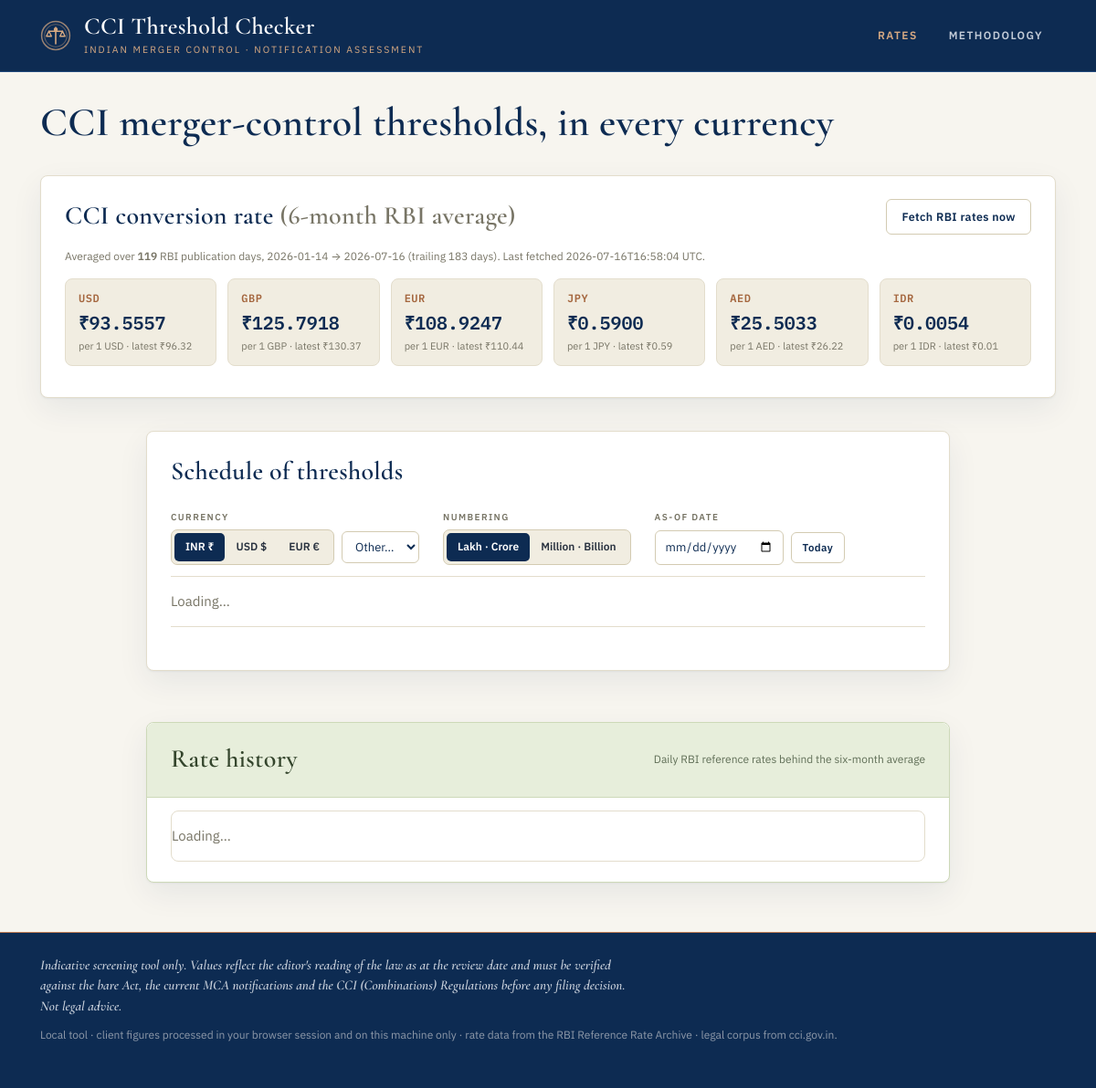
/rates, run on the app's committed database.
### tables this page shows
CREATE TABLE rates (
                date       TEXT PRIMARY KEY,   -- ISO yyyy-mm-dd
                usd REAL, gbp REAL, eur REAL, jpy REAL, aed REAL, idr REAL,
                source     TEXT,
                fetched_at TEXT
            );

CREATE TABLE meta (key TEXT PRIMARY KEY, value TEXT);

### app.py (the view)
@app.route("/rates")
def rates_page():
    avg, cfg = _avg()
    display = request.args.get("ccy", "USD")
    table = th.build_table(cfg, avg["averages"], display)
    currencies = fx.supported(avg["averages"]) if avg["has_data"] else ["INR", "USD", "EUR", "GBP", "JPY", "AED"]
    grouped = [(label, [r for r in table if r["category"] == key]) for key, label in CATEGORY_LABELS]
    return render_template("index.html", avg=avg, grouped=grouped,
                           display=display, currencies=currencies)

### app.py (called while the page is built)
def _avg(as_of=None):
    cfg = th.load_config()
    window = int(cfg["meta"].get("fx_window_days", 183))
    return rates_mod.compute_average(window, as_of=as_of), cfg

@app.context_processor
def inject_globals():
    cfg = th.load_config()
    return {
        "fmt_dual": N.format_dual,
        "fmt_indian": N.format_indian,
        "fmt_western": N.format_western,
        "meta": cfg["meta"],
        "last_scrape_at": db.get_meta("last_scrape_at"),
    }

### core/db.py (called while the page is built)
def _conn():
    os.makedirs(DATA_DIR, exist_ok=True)
    c = sqlite3.connect(DB_PATH)
    c.row_factory = sqlite3.Row
    return c

def get_rates_between(start_iso, end_iso):
    with _conn() as c:
        cur = c.execute(
            "SELECT * FROM rates WHERE date >= ? AND date <= ? ORDER BY date ASC",
            (start_iso, end_iso),
        )
        return [dict(r) for r in cur.fetchall()]

def get_meta(key, default=None):
    with _conn() as c:
        cur = c.execute("SELECT value FROM meta WHERE key=?", (key,))
        row = cur.fetchone()
        return row["value"] if row else default

### core/fx.py (called while the page is built)
def supported(rates):
    codes = ["INR"] + [c for c in rates.keys()]
    order = ["INR", "USD", "EUR", "GBP", "JPY", "AED", "IDR"]
    return [c for c in order if c in codes] + [c for c in codes if c not in order]

### core/numbers.py (called while the page is built)
def indian_group(n):
    s = str(int(round(n)))
    neg = s.startswith("-")
    if neg:
        s = s[1:]
    if len(s) <= 3:
        out = s
    else:
        last3 = s[-3:]
        rest = s[:-3]
        parts = []
        while len(rest) > 2:
            parts.insert(0, rest[-2:])
            rest = rest[:-2]
        if rest:
            parts.insert(0, rest)
        out = ",".join(parts) + "," + last3
    return ("-" + out) if neg else out

def western_group(n):
    return "{:,}".format(int(round(n)))

def _trim(x, decimals=2):
    s = "{:,.{d}f}".format(x, d=decimals)
    return s

def format_indian(value, decimals=2):
    if value is None:
        return "—"
    a = abs(value)
    sign = "-" if value < 0 else ""
    if a >= LAKH_CRORE:
        return f"{sign}{_trim(a / LAKH_CRORE, decimals)} lakh crore"
    if a >= CRORE:
        whole = a / CRORE
        return f"{sign}{indian_group(whole) if whole == int(whole) else _trim(whole, decimals)} crore"
    if a >= LAKH:
        return f"{sign}{_trim(a / LAKH, decimals)} lakh"
    return f"{sign}{indian_group(a)}"

### core/rates.py (called while the page is built, shortened)
def _as_date(v):
    if v is None:
        return None

### core/thresholds.py (called while the page is built)
def load_config():
    with open(CONFIG_PATH, encoding="utf-8") as fh:
        return json.load(fh)

### templates/index.html (shortened to what this page needs)
{% extends "base.html" %}
{% block content %}
<section class="hero">
  <div>
    <h1>CCI merger-control thresholds, in every currency</h1>
  </div>
</section>
<section class="card">
  <div class="card-head">
    <h2>CCI conversion rate <span class="muted">(6-month RBI average)</span></h2>
    <button id="refreshBtn" class="btn">Fetch RBI rates now</button>
  </div>
  <p class="muted small">
    <span id="rateSummary">
    {% if avg.has_data %}
      Averaged over <strong>{{ avg.n_days }}</strong> RBI publication days,
      {{ avg["from"] }} → {{ avg["to"] }}
      (trailing {{ avg.window_days }} days).
    {% endif %}
    </span>
    {% if last_scrape_at %}<span id="lastFetched">Last fetched {{ last_scrape_at }} UTC.</span>{% endif %}
  </p>
  <div class="rate-grid" id="rateGrid">
    {% for ccy, val in avg.averages.items() %}
      <div class="rate-chip">
        <div class="rate-ccy">{{ ccy }}</div>
        <div class="rate-val">₹{{ '%.4f'|format(val) }}</div>
        <div class="rate-sub muted">per 1 {{ ccy }}
          {% if avg.latest.get(ccy) %}· latest ₹{{ '%.2f'|format(avg.latest[ccy]) }}{% endif %}
        </div>
      </div>
    {% endfor %}
  </div>
</section>
<div class="home-grid">
  <section class="card table-card">
    <div class="card-head">
      <h2>Schedule of thresholds</h2>
    </div>
    <div class="toolbar">
      <div class="toggle-group" id="ccyToggle">
        <span class="toggle-label">Currency</span>
        <div class="tg-controls">
          <div class="seg">
            <button data-ccy="INR" class="active">INR ₹</button>
            <button data-ccy="USD">USD $</button>
            <button data-ccy="EUR">EUR €</button>
          </div>
          <select id="otherCcy" class="other-ccy" aria-label="Other currencies"><option value="">Other…</option></select>
        </div>
      </div>
      <div class="toggle-group" id="numToggle">
        <span class="toggle-label">Numbering</span>
        <div class="seg">
          <button data-sys="inr" class="active">Lakh · Crore</button>
          <button data-sys="intl">Million · Billion</button>
        </div>
      </div>
      <div class="toggle-group" id="dateToggle">
        <span class="toggle-label">As-of date</span>
        <div class="tg-controls">
          <input type="date" id="asOfDate" class="date-input" aria-label="As-of date — six-month average ending on this date">
          <button type="button" id="todayBtn" class="btn small-btn">Today</button>
        </div>
      </div>
    </div>
    <div id="thresholdTable" class="threshold-table-wrap"><p class="muted">Loading…</p></div>
    <p id="tableDisclaimer"></p>
  </section>
  <section class="card rate-history-card">
    <div class="card-head">
      <h2>Rate history</h2>
      <span class="muted small" id="rateHistorySub">Daily RBI reference rates behind the six-month average</span>
    </div>
    <div id="rateHistoryTable" class="rate-history-wrap"><p class="muted">Loading…</p></div>
  </section>
</div>
{% endblock %}

### static/style.css (style rules this page uses)
:root { --navy:#0d2b52; --navy-2:#143a68; --navy-line:#21497d; --copper:#bf7c54; --copper-2:#a5673f; --copper-soft:#d6a982; --sage:#a9bd8f; --sage-bg:#e7eedb; --sage-line:#cdd9b8; --sage-ink:#34452c; --cream:#f7f5ef; --page:#ffffff; --page-2:#f1ede1; --line:#e3ddcc; --line-2:#d3cbb2; --ink:#0d2b52; --ink-2:#2a3340; --muted:#787566; --over:#9a3324; --over-bg:#f4e3de; --clear:#3c6b46; --clear-bg:#e7eedb; --review:#8a6014; --review-bg:#f3e8cf; --radius:8px; --shadow:0 1px 2px rgba(13,43,82,.05), 0 12px 34px rgba(13,43,82,.07); --serif:"Cormorant","EB Garamond","Iowan Old Style",Georgia,serif; --sans:"Plex Sans",system-ui,-apple-system,"Segoe UI",Roboto,sans-serif; --mono:"Plex Mono",ui-monospace,"SF Mono",Menlo,Consolas,monospace; }
* { box-sizing:border-box }
html { -webkit-text-size-adjust:100% }
body { margin:0;font-family:var(--sans);color:var(--ink-2);background:var(--cream);font-size:15px;line-height:1.55 }
.home-grid { display:grid;grid-template-columns:1fr;gap:20px;align-items:start;margin:16px auto 0;max-width:880px }
.card { background:var(--page);border:1px solid var(--line);border-radius:var(--radius);padding:22px 26px;margin:18px 0;box-shadow:var(--shadow) }
.card-head { display:flex;align-items:center;justify-content:space-between;gap:14px;flex-wrap:wrap;margin-bottom:4px }
.card h2 { font-family:var(--serif);font-size:28px;font-weight:600;margin:0 0 2px;letter-spacing:.3px;color:var(--ink) }
.muted { color:var(--muted) }
.small { font-size:12px }
.hero { padding:32px 0 6px }
.hero h1 { font-family:var(--serif);font-weight:600;font-size:44px;line-height:1.06;margin:0 0 10px;letter-spacing:.3px;color:var(--ink) }
.btn { font:inherit;font-weight:600;font-size:12.5px;letter-spacing:.4px;cursor:pointer;background:transparent;color:var(--ink); border:1px solid var(--line-2);padding:9px 16px;border-radius:6px;display:inline-flex;align-items:center;gap:7px;transition:border-color .18s,color .18s,background .18s }
.small-btn { padding:7px 12px;font-size:11.5px }
.toolbar { display:flex;flex-wrap:wrap;gap:16px 26px;align-items:flex-end;padding:14px 0 12px;border-bottom:1px solid var(--line);margin-bottom:4px }
.toggle-group { display:flex;flex-direction:column;gap:6px;align-items:flex-start }
.tg-controls { display:flex;gap:8px;align-items:center;flex-wrap:wrap }
.toggle-label { font-size:10px;text-transform:uppercase;letter-spacing:1.4px;color:var(--muted);font-weight:600 }
.seg { display:inline-flex;background:var(--page-2);border:1px solid var(--line-2);border-radius:7px;padding:3px }
.seg button { font:inherit;font-size:12px;font-weight:600;cursor:pointer;border:0;background:transparent;color:var(--ink-2);padding:6px 12px;border-radius:5px;transition:background .18s,color .18s;white-space:nowrap }
.seg button.active { background:var(--navy);color:#fff }
.other-ccy,.date-input,select,input[type=text] { font:inherit;font-size:13px;padding:7px 10px;border:1px solid var(--line-2);border-radius:6px;background:var(--page);color:var(--ink) }
.threshold-table-wrap { margin-top:6px }
#tableDisclaimer { margin-top:16px;padding-top:12px;border-top:1px solid var(--line);font-size:13px;color:var(--muted);font-style:italic;font-family:var(--serif) }
.rate-history-card { border-color:var(--sage-line) }
.rate-history-card .card-head { background:var(--sage-bg);margin:-22px -26px 14px;padding:18px 26px;border-bottom:1px solid var(--sage-line);border-radius:var(--radius) var(--radius) 0 0 }
.rate-history-card .card-head h2 { color:var(--sage-ink) }
.rate-history-card .card-head .muted { color:var(--sage-ink);opacity:.75 }
.rate-history-wrap { margin-top:10px;max-height:420px;overflow-y:auto;border:1px solid var(--line);border-radius:var(--radius) }
.rate-grid { display:grid;grid-template-columns:repeat(auto-fill,minmax(150px,1fr));gap:12px;margin-top:14px }
.rate-chip { border:1px solid var(--line);border-radius:8px;padding:12px 14px;background:var(--page-2) }
.rate-ccy { font-weight:600;color:var(--copper-2);letter-spacing:.5px;font-size:12px;font-family:var(--mono) }
.rate-val { font-family:var(--mono);font-size:20px;font-weight:600;margin:2px 0;color:var(--ink) }
.rate-sub { font-size:11px;color:var(--muted) }

### data on the page
rates: from "2026-01-14"
rates: to "2026-07-16", usd "96.32" "130.37" "110.44" "0.59" "26.22" "0.01"
meta: value "2026-07-16T16:58:04"

### other printed values
{{ avg.n_days }} "119"
{{ avg.window_days }} "183"
{{ ccy }} "USD" "GBP" "EUR" "JPY" "AED" "IDR"
{{ '%.4f'|format(val) }} "93.5557" "125.7918" "108.9247" "0.5900" "25.5033" "0.0054"
